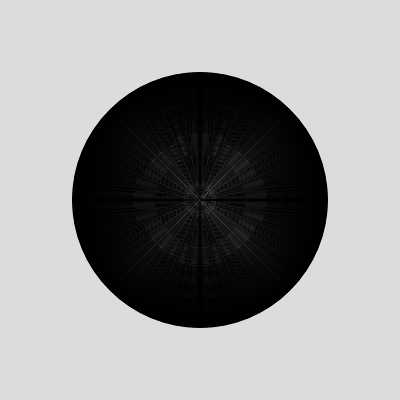
Frame 1 (no input)
Frame 60 (no input): identical to frame 1, image omitted
Frame 120 (the mouse pressed at the canvas centre since frame 60): identical to frame 1, image omitted

The p5.js sketch that drew this single still picture (run headless with seeded random() and noise() and a simulated clock; from frame 60 on, the mouse is pressed at the canvas centre):

// p5.js sketch
// ── sketch.js
function setup() {
  createCanvas(400, 400);
}

function draw() {
  background(220);
  for(let i = 0; i < 255; i++){
    fill(i);
    circle(width/2, height/2, 255-i);
  }
}
